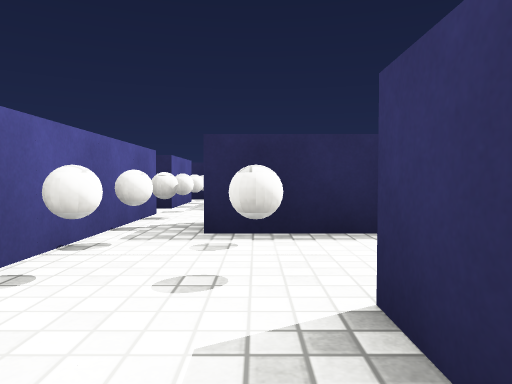
view 1 (above)

16 first-person views from a walk through a scene from a Unity 3-D project. The camera is 0.52 m above the floor, tilts 2° down and sees 70° across. The floor is counted in squares, 1 m on a side. Each view is taken from the middle of a square. On the plan, view 1 faces up. The plan holds only what a view shows up to about 9 squares ahead; the rest is blank. The player is left out. Surface patterns are stand-ins for the level's own textures.

view 2
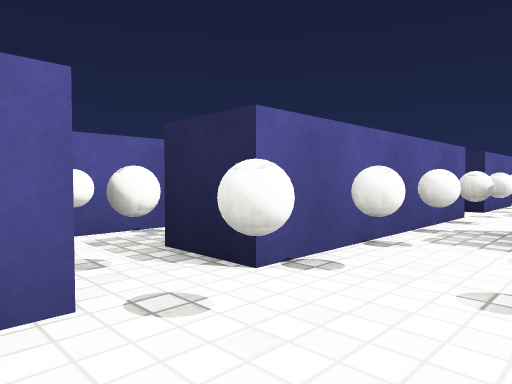

view 3
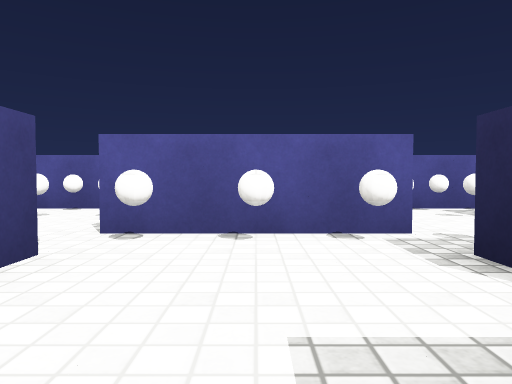

view 4
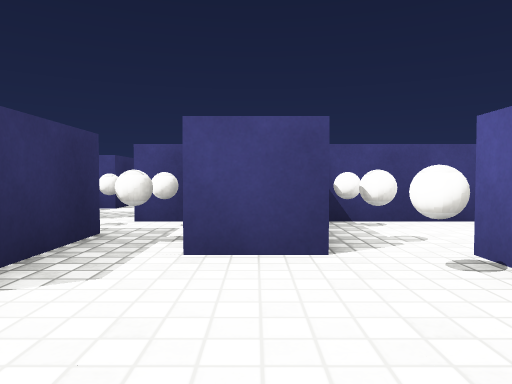

view 5
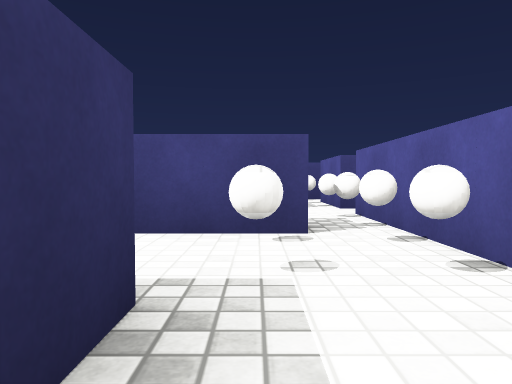

view 6
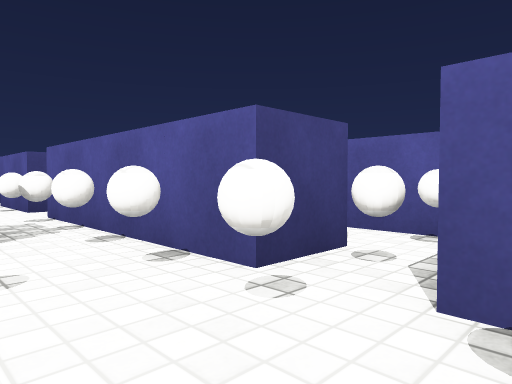

view 7
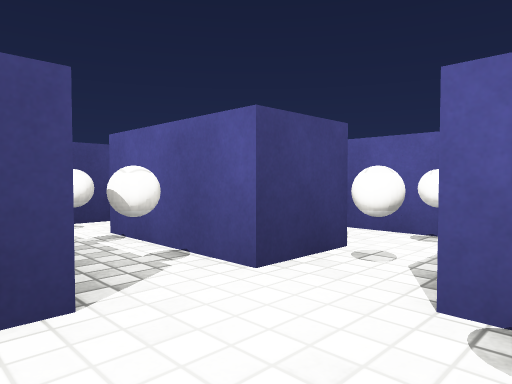

view 8
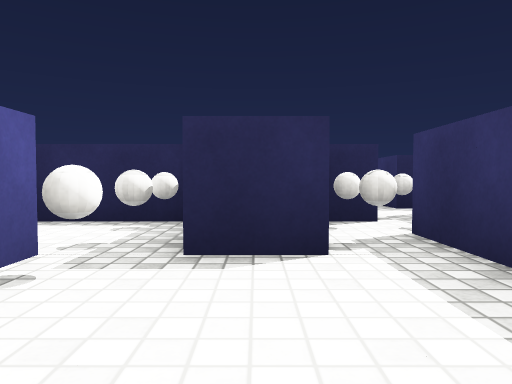

view 9
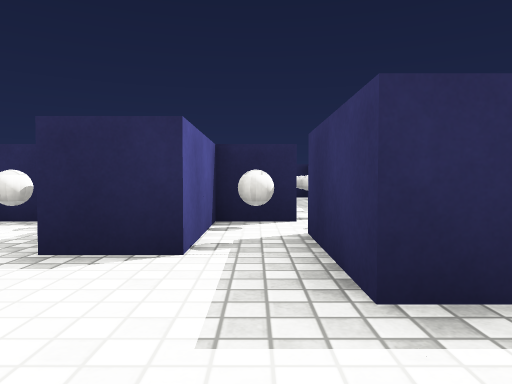

view 10
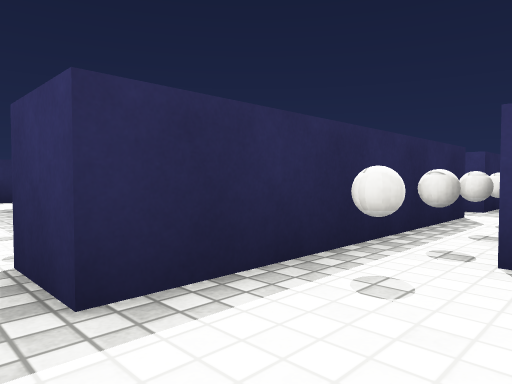

view 11
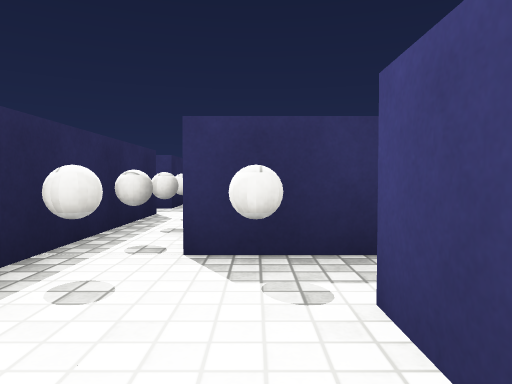

view 12
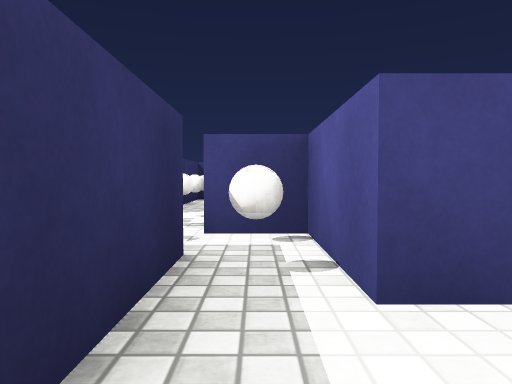

view 13
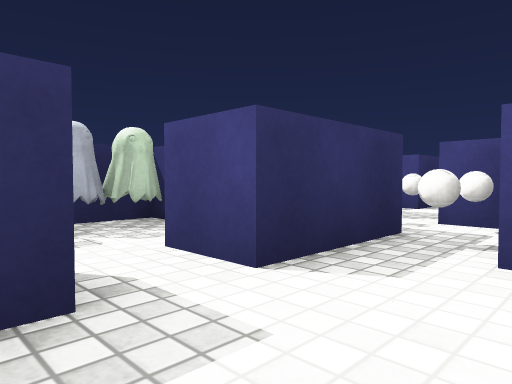

view 14
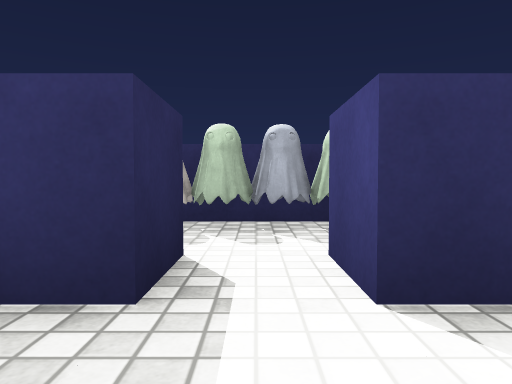

view 15
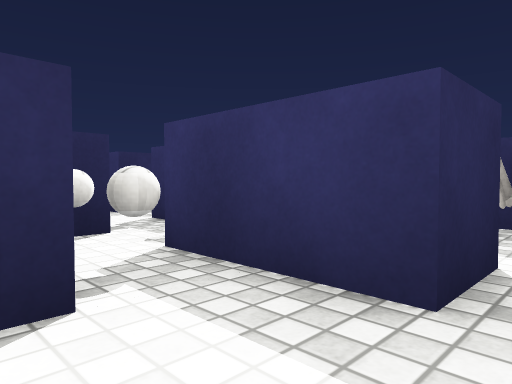

view 16
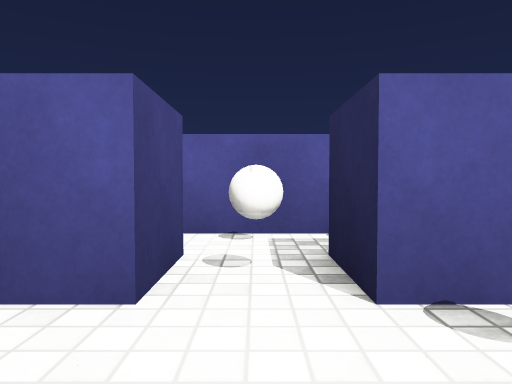

### Floor plan
Ten units are one square. View 1 is at (0, 0); x grows to the right and y downward. Boxes are objects, and circles mark ways between rooms. Rooms are numbered by the first view taken in them; rooms with no view inside come last. Other rooms are left out.
<svg viewBox="-25 -45 86 125">
<path fill="none" stroke="#000" d="M5 15 5 -5M-15 15 -15 35M-5 35 21 35M-15 -6 -15 5M24 15 35 15 35 25M15 -16 15 15M35 -25 35 -15 25 -15M56 -5 45 -5 45 -25M45 26 45 5 55 5M-6 65 5 65M-15 35 -15 55M5 45 -5 45 -5 35M5 -5 5 -15M-15 -34 -15 -15M21 -35 -5 -35M15 69 15 55M46 45 5 45"/>
<rect x="-15" y="25" width="10" height="10" fill="#bbb"><title>other object</title></rect>
<rect x="-15" y="15" width="10" height="10" fill="#bbb"><title>other object</title></rect>
<rect x="-15" y="5" width="10" height="10" fill="#bbb"><title>other object</title></rect>
<rect x="-5" y="25" width="10" height="10" fill="#bbb"><title>other object</title></rect>
<rect x="-5" y="15" width="10" height="10" fill="#bbb"><title>other object</title></rect>
<rect x="15" y="25" width="10" height="10" fill="#bbb"><title>other object</title></rect>
<rect x="15" y="15" width="10" height="10" fill="#bbb"><title>other object</title></rect>
<rect x="15" y="5" width="10" height="10" fill="#bbb"><title>other object</title></rect>
<rect x="15" y="-5" width="10" height="10" fill="#bbb"><title>other object</title></rect>
<rect x="15" y="-15" width="10" height="10" fill="#bbb"><title>other object</title></rect>
<rect x="15" y="-25" width="10" height="10" fill="#bbb"><title>other object</title></rect>
<rect x="15" y="-35" width="10" height="10" fill="#bbb"><title>other object</title></rect>
<rect x="35" y="15" width="10" height="10" fill="#bbb"><title>other object</title></rect>
<rect x="35" y="-25" width="10" height="10" fill="#bbb"><title>other object</title></rect>
<rect x="-15" y="45" width="10" height="10" fill="#bbb"><title>other object</title></rect>
<rect x="-15" y="35" width="10" height="10" fill="#bbb"><title>other object</title></rect>
<rect x="-15" y="-15" width="10" height="10" fill="#bbb"><title>other object</title></rect>
<rect x="-15" y="-25" width="10" height="10" fill="#bbb"><title>other object</title></rect>
<rect x="-15" y="-35" width="10" height="10" fill="#bbb"><title>other object</title></rect>
<rect x="-5" y="-25" width="10" height="10" fill="#bbb"><title>other object</title></rect>
<rect x="-5" y="-35" width="10" height="10" fill="#bbb"><title>other object</title></rect>
<rect x="5" y="55" width="10" height="10" fill="#bbb"><title>other object</title></rect>
<rect x="5" y="45" width="10" height="10" fill="#bbb"><title>other object</title></rect>
<rect x="15" y="45" width="10" height="10" fill="#bbb"><title>other object</title></rect>
<rect x="25" y="45" width="10" height="10" fill="#bbb"><title>other object</title></rect>
<rect x="35" y="45" width="10" height="10" fill="#bbb"><title>other object</title></rect>
<circle cx="10" cy="25" r="3" fill="#2a7"/>
<circle cx="-10" cy="40" r="3" fill="#2a7"/>
<circle cx="-5" cy="0" r="3" fill="#2a7"/>
<circle cx="10" cy="-25" r="3" fill="#2a7"/>
<circle cx="0" cy="55" r="3" fill="#2a7"/>
<text x="0" y="20">1</text>
<text x="30" y="0">2</text>
<text x="-10" y="50">3</text>
<text x="0" y="-20">4</text>
<text x="20" y="50">5</text>
</svg>
Room 1 opens to room 2. Room 1 opens to room 3. Room 1 opens to room 4. Room 2 opens to room 4. Room 3 opens to room 5.

Where each view was taken, in squares from view 1:
view 1: 0 up, 0 right, facing up
view 2: 0 up, 0 right, facing up-left
view 3: 0 up, 5 right, facing left
view 4: 1 up, 3 right, facing down
view 5: 0 up, 0 right, facing down
view 6: 0 up, 0 right, facing down-left
view 7: 5 down, 0 right, facing down-left
view 8: 1 down, 3 right, facing up
view 9: 1 down, 4 right, facing up
view 10: 6 down, 1 left, facing up-right
view 11: 6 down, 1 left, facing right
view 12: 0 up, 4 right, facing down
view 13: 1 up, 3 right, facing down-right
view 14: 0 up, 3 right, facing right
view 15: 0 up, 3 right, facing up-right
view 16: 6 down, 0 right, facing left
